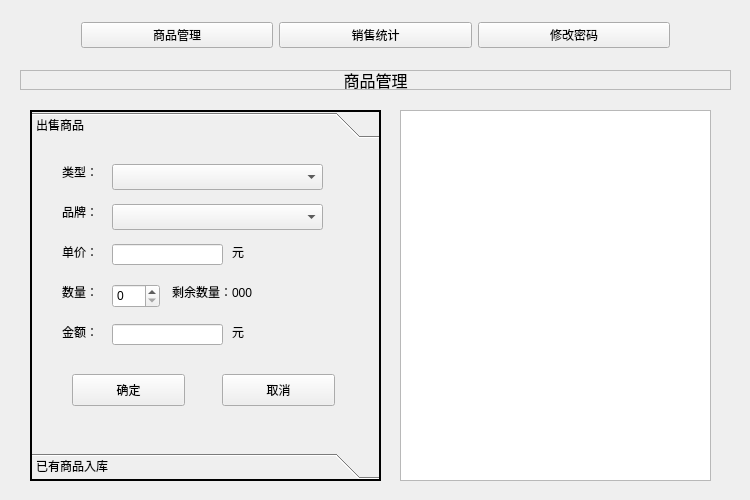
<?xml version="1.0" encoding="UTF-8"?>
<ui version="4.0">
 <class>Widget</class>
 <widget class="QWidget" name="Widget">
  <property name="geometry">
   <rect>
    <x>0</x>
    <y>0</y>
    <width>750</width>
    <height>500</height>
   </rect>
  </property>
  <property name="windowTitle">
   <string>数据管理系统</string>
  </property>
  <widget class="QWidget" name="horizontalLayoutWidget">
   <property name="geometry">
    <rect>
     <x>70</x>
     <y>10</y>
     <width>611</width>
     <height>51</height>
    </rect>
   </property>
   <layout class="QHBoxLayout" name="horizontalLayout">
    <item>
     <widget class="QPushButton" name="manageBtn">
      <property name="text">
       <string>商品管理</string>
      </property>
     </widget>
    </item>
    <item>
     <widget class="QPushButton" name="chartBtn">
      <property name="text">
       <string>销售统计</string>
      </property>
     </widget>
    </item>
    <item>
     <widget class="QPushButton" name="passwordBtn">
      <property name="text">
       <string>修改密码</string>
      </property>
     </widget>
    </item>
   </layout>
  </widget>
  <widget class="QStackedWidget" name="stackedWidget">
   <property name="geometry">
    <rect>
     <x>0</x>
     <y>0</y>
     <width>0</width>
     <height>0</height>
    </rect>
   </property>
   <property name="currentIndex">
    <number>1</number>
   </property>
   <widget class="QWidget" name="page"/>
   <widget class="QWidget" name="page_2"/>
  </widget>
  <widget class="QStackedWidget" name="stackedWidget_2">
   <property name="geometry">
    <rect>
     <x>20</x>
     <y>90</y>
     <width>700</width>
     <height>410</height>
    </rect>
   </property>
   <property name="frameShape">
    <enum>QFrame::NoFrame</enum>
   </property>
   <widget class="QWidget" name="managePage">
    <widget class="QListWidget" name="dailyList">
     <property name="geometry">
      <rect>
       <x>380</x>
       <y>20</y>
       <width>311</width>
       <height>371</height>
      </rect>
     </property>
    </widget>
    <widget class="QToolBox" name="toolBox">
     <property name="geometry">
      <rect>
       <x>10</x>
       <y>20</y>
       <width>351</width>
       <height>371</height>
      </rect>
     </property>
     <property name="frameShape">
      <enum>QFrame::WinPanel</enum>
     </property>
     <property name="currentIndex">
      <number>0</number>
     </property>
     <widget class="QWidget" name="page_3">
      <property name="geometry">
       <rect>
        <x>0</x>
        <y>0</y>
        <width>347</width>
        <height>293</height>
       </rect>
      </property>
      <attribute name="label">
       <string>出售商品</string>
      </attribute>
      <widget class="QLabel" name="label_2">
       <property name="geometry">
        <rect>
         <x>30</x>
         <y>20</y>
         <width>31</width>
         <height>16</height>
        </rect>
       </property>
       <property name="text">
        <string>类型：</string>
       </property>
      </widget>
      <widget class="QComboBox" name="sellTypeComboBox">
       <property name="geometry">
        <rect>
         <x>80</x>
         <y>20</y>
         <width>211</width>
         <height>26</height>
        </rect>
       </property>
      </widget>
      <widget class="QLineEdit" name="sellPriceLineEdit">
       <property name="geometry">
        <rect>
         <x>80</x>
         <y>100</y>
         <width>111</width>
         <height>21</height>
        </rect>
       </property>
      </widget>
      <widget class="QSpinBox" name="sellNumSpinBox">
       <property name="geometry">
        <rect>
         <x>80</x>
         <y>140</y>
         <width>48</width>
         <height>24</height>
        </rect>
       </property>
      </widget>
      <widget class="QPushButton" name="sellOkBtn">
       <property name="geometry">
        <rect>
         <x>40</x>
         <y>230</y>
         <width>113</width>
         <height>32</height>
        </rect>
       </property>
       <property name="text">
        <string>确定</string>
       </property>
      </widget>
      <widget class="QLabel" name="label_3">
       <property name="geometry">
        <rect>
         <x>30</x>
         <y>60</y>
         <width>31</width>
         <height>16</height>
        </rect>
       </property>
       <property name="text">
        <string>品牌：</string>
       </property>
      </widget>
      <widget class="QLabel" name="label_4">
       <property name="geometry">
        <rect>
         <x>30</x>
         <y>100</y>
         <width>31</width>
         <height>16</height>
        </rect>
       </property>
       <property name="text">
        <string>单价：</string>
       </property>
      </widget>
      <widget class="QLabel" name="label_5">
       <property name="geometry">
        <rect>
         <x>30</x>
         <y>140</y>
         <width>31</width>
         <height>16</height>
        </rect>
       </property>
       <property name="text">
        <string>数量：</string>
       </property>
      </widget>
      <widget class="QLabel" name="label_6">
       <property name="geometry">
        <rect>
         <x>30</x>
         <y>180</y>
         <width>31</width>
         <height>16</height>
        </rect>
       </property>
       <property name="text">
        <string>金额：</string>
       </property>
      </widget>
      <widget class="QComboBox" name="sellBrandComboBox">
       <property name="geometry">
        <rect>
         <x>80</x>
         <y>60</y>
         <width>211</width>
         <height>26</height>
        </rect>
       </property>
      </widget>
      <widget class="QLabel" name="label_7">
       <property name="geometry">
        <rect>
         <x>200</x>
         <y>100</y>
         <width>31</width>
         <height>16</height>
        </rect>
       </property>
       <property name="text">
        <string>元</string>
       </property>
      </widget>
      <widget class="QLabel" name="sellLastNumLabel">
       <property name="geometry">
        <rect>
         <x>140</x>
         <y>140</y>
         <width>111</width>
         <height>16</height>
        </rect>
       </property>
       <property name="text">
        <string>剩余数量：000</string>
       </property>
      </widget>
      <widget class="QLineEdit" name="sellSumLineEdit">
       <property name="geometry">
        <rect>
         <x>80</x>
         <y>180</y>
         <width>111</width>
         <height>21</height>
        </rect>
       </property>
      </widget>
      <widget class="QLabel" name="label_9">
       <property name="geometry">
        <rect>
         <x>200</x>
         <y>180</y>
         <width>31</width>
         <height>16</height>
        </rect>
       </property>
       <property name="text">
        <string>元</string>
       </property>
      </widget>
      <widget class="QPushButton" name="sellCancelBtn">
       <property name="geometry">
        <rect>
         <x>190</x>
         <y>230</y>
         <width>113</width>
         <height>32</height>
        </rect>
       </property>
       <property name="text">
        <string>取消</string>
       </property>
      </widget>
     </widget>
     <widget class="QWidget" name="page_5">
      <property name="geometry">
       <rect>
        <x>0</x>
        <y>0</y>
        <width>347</width>
        <height>293</height>
       </rect>
      </property>
      <attribute name="label">
       <string>已有商品入库</string>
      </attribute>
     </widget>
    </widget>
   </widget>
   <widget class="QWidget" name="page_4"/>
  </widget>
  <widget class="QLabel" name="label">
   <property name="geometry">
    <rect>
     <x>20</x>
     <y>70</y>
     <width>711</width>
     <height>20</height>
    </rect>
   </property>
   <property name="font">
    <font>
     <pointsize>12</pointsize>
    </font>
   </property>
   <property name="frameShape">
    <enum>QFrame::StyledPanel</enum>
   </property>
   <property name="text">
    <string>商品管理</string>
   </property>
   <property name="alignment">
    <set>Qt::AlignCenter</set>
   </property>
  </widget>
 </widget>
 <layoutdefault spacing="6" margin="11"/>
 <resources/>
 <connections/>
</ui>
